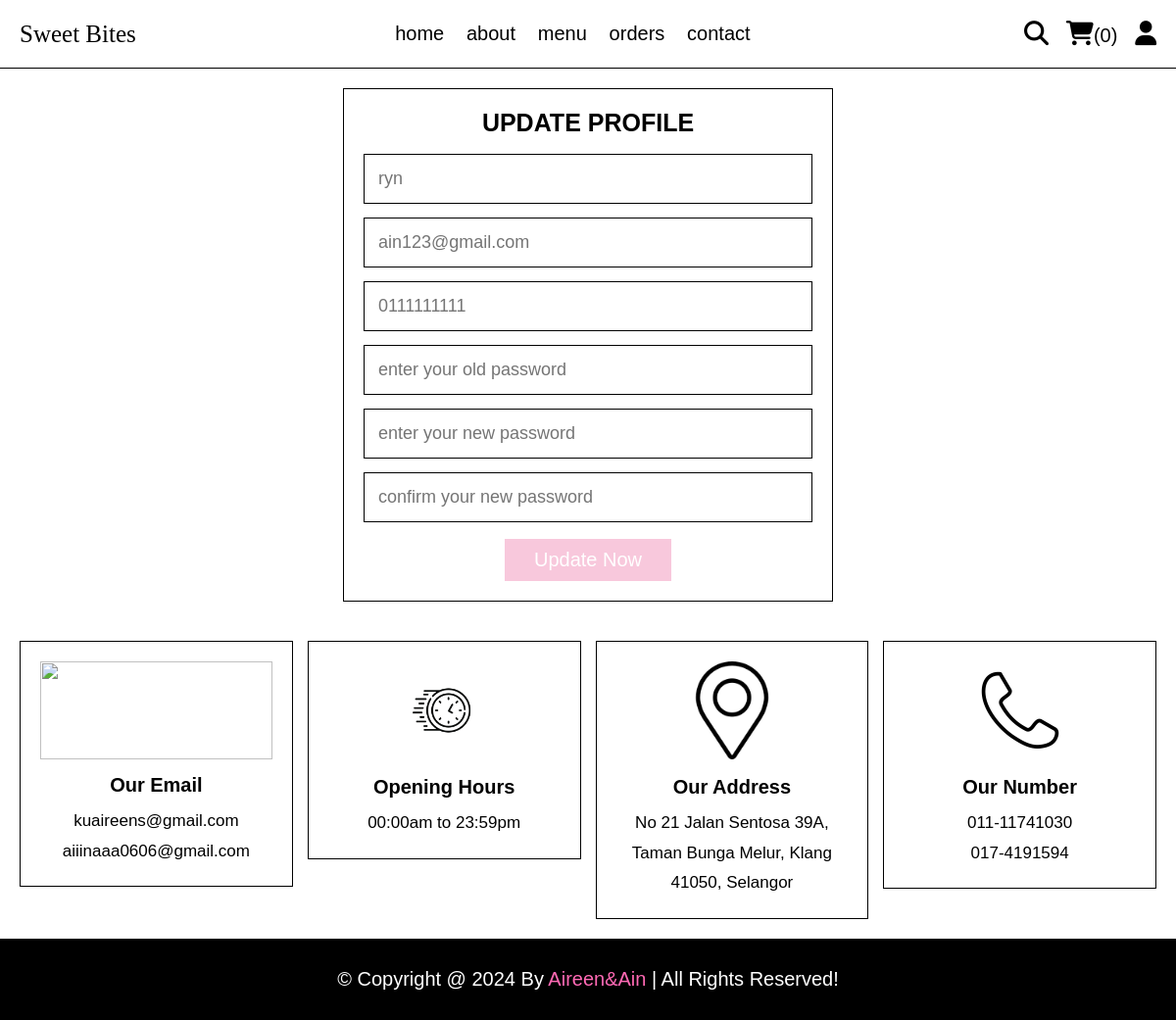
The page /update_profile.php (signed in) on the database its author committed.
### tables this page shows
CREATE TABLE `users` (
  `id` int(100) NOT NULL,
  `name` varchar(20) NOT NULL,
  `email` varchar(50) NOT NULL,
  `number` varchar(10) NOT NULL,
  `password` varchar(50) NOT NULL
);

### update_profile.php (the view, shortened to what this page needs)
<?php
include 'components/connect.php';
?>
<!DOCTYPE html>
<html lang="en">
<head>
   <link rel="stylesheet" href="https://cdnjs.cloudflare.com/ajax/libs/font-awesome/6.1.1/css/all.min.css">
   <link rel="stylesheet" href="css/style.css">
</head>
<body>
<?php include 'components/user_header.php'; ?>
<section class="form-container update-form">
   <form action="" method="post">
      <h3>update profile</h3>
      <input type="text" name="name" placeholder="<?= $fetch_profile['name']; ?>" class="box" maxlength="50">
      <input type="email" name="email" placeholder="<?= $fetch_profile['email']; ?>" class="box" maxlength="50" oninput="this.value = this.value.replace(/\s/g, '')">
      <input type="number" name="number" placeholder="<?= $fetch_profile['number']; ?>"" class="box" min="0" max="9999999999" maxlength="10">
      <input type="password" name="old_pass" placeholder="enter your old password" class="box" maxlength="50" oninput="this.value = this.value.replace(/\s/g, '')">
      <input type="password" name="new_pass" placeholder="enter your new password" class="box" maxlength="50" oninput="this.value = this.value.replace(/\s/g, '')">
      <input type="password" name="confirm_pass" placeholder="confirm your new password" class="box" maxlength="50" oninput="this.value = this.value.replace(/\s/g, '')">
      <input type="submit" value="update now" name="submit" class="btn">
   </form>
</section>
<?php include 'components/footer.php'; ?>
</body>
</html>

### css/style.css (style rules this page uses)
:root { --soft-pink: #ffc0cb; --lavender: #f4c0ff; --pink: #ff69b4; --black: #000000; --white: #ffffff; --light-gray: #f8f8f8; --red: #ff0000; --border: 1px solid #000000; }
* { font-family: 'calibri', sans-serif; margin: 0; padding: 0; box-sizing: border-box; outline: none; border: none; text-decoration: none; }
.title,h1,h2,h3,h4,h5,h6 { font-family: 'calibri', sans-serif; }
html { font-size: 62.5%; overflow-x: hidden; scroll-behavior: smooth; stop-opacity: 7rem; }
section { margin: 0 auto; max-width: 1200px; padding: 2rem; }
.btn, .delete-btn { margin-top: 1rem; display: inline-block; font-size: 2rem; padding: 1rem 3rem; cursor: pointer; text-transform: capitalize; transition: .2s linear; }
.btn { background-color: #F8C8DC ; color: var(--white); }
.form-container form { border:var(--border); margin:0 auto; max-width: 50rem; padding:2rem; text-align: center; }
.form-container form h3 { font-size: 2.5rem; color:var(--black); text-transform: uppercase; margin-bottom: 1rem; }
.form-container form .box { margin:.7rem 0; width: 100%; border:var(--border); padding:1.4rem; font-size: 1.8rem; color:var(--black); }

### rows shown on the page
users: name "ryn", email "ain123@gmail.com", number "0111111111"

### other values the page prints
$total_cart_items "0"
